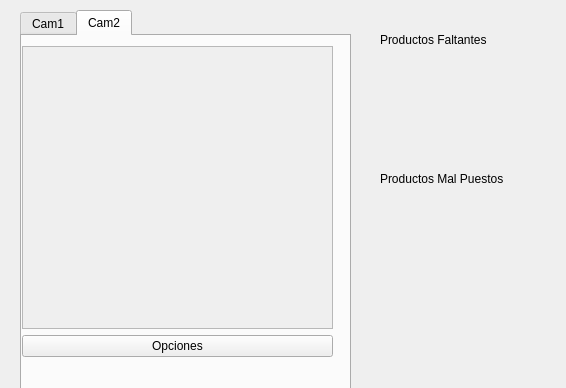
<?xml version="1.0" encoding="UTF-8"?>
<ui version="4.0">
 <class>Widget</class>
 <widget class="QWidget" name="Widget">
  <property name="geometry">
   <rect>
    <x>0</x>
    <y>0</y>
    <width>566</width>
    <height>388</height>
   </rect>
  </property>
  <property name="windowTitle">
   <string>Widget</string>
  </property>
  <widget class="QTabWidget" name="cam">
   <property name="geometry">
    <rect>
     <x>20</x>
     <y>10</y>
     <width>331</width>
     <height>391</height>
    </rect>
   </property>
   <property name="currentIndex">
    <number>1</number>
   </property>
   <widget class="QWidget" name="cam1">
    <attribute name="title">
     <string>Cam1</string>
    </attribute>
    <widget class="QPushButton" name="abrir">
     <property name="geometry">
      <rect>
       <x>9</x>
       <y>171</y>
       <width>75</width>
       <height>23</height>
      </rect>
     </property>
     <property name="text">
      <string>Abrir</string>
     </property>
    </widget>
    <widget class="QPushButton" name="play">
     <property name="geometry">
      <rect>
       <x>113</x>
       <y>171</y>
       <width>75</width>
       <height>23</height>
      </rect>
     </property>
     <property name="text">
      <string>Play</string>
     </property>
    </widget>
    <widget class="QPushButton" name="pause">
     <property name="geometry">
      <rect>
       <x>218</x>
       <y>171</y>
       <width>75</width>
       <height>23</height>
      </rect>
     </property>
     <property name="text">
      <string>Pause</string>
     </property>
    </widget>
    <widget class="QScrollArea" name="scrollArea_2">
     <property name="geometry">
      <rect>
       <x>10</x>
       <y>10</y>
       <width>301</width>
       <height>141</height>
      </rect>
     </property>
     <property name="widgetResizable">
      <bool>true</bool>
     </property>
     <widget class="QWidget" name="scrollAreaWidgetContents_2">
      <property name="geometry">
       <rect>
        <x>0</x>
        <y>0</y>
        <width>299</width>
        <height>139</height>
       </rect>
      </property>
     </widget>
    </widget>
   </widget>
   <widget class="QWidget" name="cam2">
    <attribute name="title">
     <string>Cam2</string>
    </attribute>
    <widget class="QWidget" name="">
     <property name="geometry">
      <rect>
       <x>0</x>
       <y>10</y>
       <width>311</width>
       <height>311</height>
      </rect>
     </property>
     <layout class="QVBoxLayout" name="verticalLayout">
      <item>
       <widget class="QScrollArea" name="scrollArea">
        <property name="widgetResizable">
         <bool>true</bool>
        </property>
        <widget class="QWidget" name="scrollAreaWidgetContents">
         <property name="geometry">
          <rect>
           <x>0</x>
           <y>0</y>
           <width>307</width>
           <height>278</height>
          </rect>
         </property>
        </widget>
       </widget>
      </item>
      <item>
       <widget class="QPushButton" name="options">
        <property name="text">
         <string>Opciones</string>
        </property>
       </widget>
      </item>
     </layout>
    </widget>
   </widget>
  </widget>
  <widget class="QWidget" name="">
   <property name="geometry">
    <rect>
     <x>380</x>
     <y>20</y>
     <width>181</width>
     <height>271</height>
    </rect>
   </property>
   <layout class="QVBoxLayout" name="verticalLayout_4">
    <item>
     <layout class="QVBoxLayout" name="verticalLayout_2">
      <item>
       <widget class="QLabel" name="label">
        <property name="text">
         <string>Productos Faltantes</string>
        </property>
       </widget>
      </item>
      <item>
       <widget class="QLabel" name="pf1">
        <property name="text">
         <string/>
        </property>
       </widget>
      </item>
      <item>
       <widget class="QLabel" name="pf2">
        <property name="text">
         <string/>
        </property>
       </widget>
      </item>
     </layout>
    </item>
    <item>
     <layout class="QVBoxLayout" name="verticalLayout_3">
      <item>
       <widget class="QLabel" name="label_2">
        <property name="text">
         <string>Productos Mal Puestos</string>
        </property>
       </widget>
      </item>
      <item>
       <widget class="QLabel" name="pmp1">
        <property name="text">
         <string/>
        </property>
       </widget>
      </item>
      <item>
       <widget class="QLabel" name="pmp2">
        <property name="text">
         <string/>
        </property>
       </widget>
      </item>
     </layout>
    </item>
   </layout>
  </widget>
 </widget>
 <resources/>
 <connections/>
</ui>
